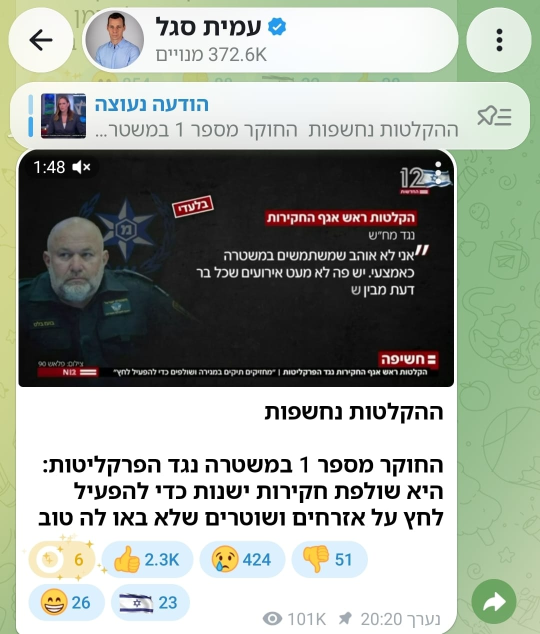
#> input picture content-kit/hatzionut-hadatit/2026-11-post-recordings-legal-system/source-screenshot.jpg, 1080 x 1268 px, found by its file name (shown at 1/2 size)
$ python make.py
#> lines starting #> are read from the running program, lines starting #| are printed output that depends on the picture; after the words box and inside, x2 and y2 are one past the last pixel; in counts of white or black regions, pixels touching at a corner belong together
"""Smotrich IG post (4:5), no party logo: the N12 frame (cropped from the screenshot, no Telegram UI) + his closing line. Full text goes in the caption."""
import os, glob, math
from PIL import Image, ImageDraw, ImageFont, ImageFilter
HERE = os.path.dirname(os.path.abspath(__file__))
FD = '/tmp/claude-0/-home-user-The-tur/1a5819ee-0cc0-5045-b086-4a8a80216453/scratchpad/fonts/'
KB = HERE + '/../../fonts/HaimClassicv2FM-Bold.ttf'
W, H = 1080, 1350; DEEP, TEAL, LT, PALE, MIST = (43, 81, 85), (80, 146, 153), (105, 180, 189), (173, 213, 217), (234, 242, 243)
def F(p, s): return ImageFont.truetype(p, s, layout_engine=ImageFont.Layout.RAQM)
bg = Image.new('RGB', (W, H), DEEP); px = bg.load()
#> after `bg = Image.new('RGB', (W, H), DEEP)`:
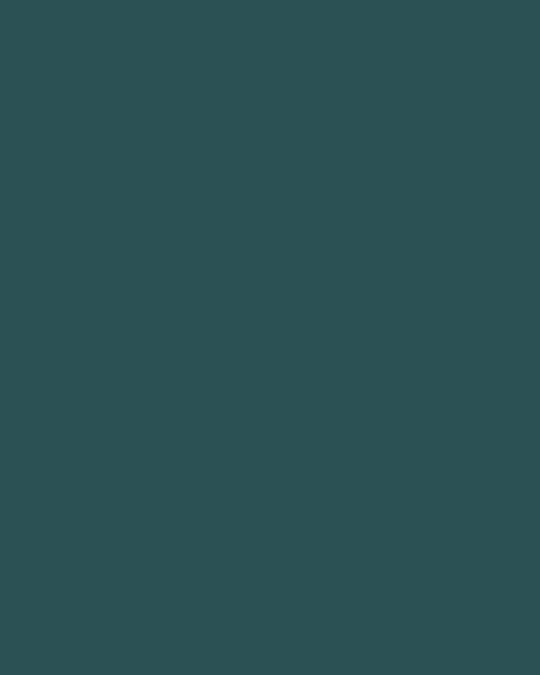
#> bg: PIL image 1080x1350 RGB (shown at 1/2 size); mean R, G, B 43, 81, 85
for y in range(H):
    for x in range(W):
        g = max(0, 1 - math.hypot((x - 800) / 900, (y - 300) / 900)); v = 1 - .35 * (y / H) ** 2
        px[x, y] = tuple(int((DEEP[i] + (TEAL[i] - DEEP[i]) * g * .9) * v) for i in range(3))
im = bg.convert('RGBA'); d = ImageDraw.Draw(im)
full = Image.open(HERE + '/source-screenshot.jpg').convert('RGB')
#> full is the input picture: PIL image 1080x1268 RGB; mean R, G, B 157.9, 164.5, 154.3
# keep the Telegram look so it's clear this was posted on Amit Segal's channel: channel header + the post (video frame + text);
# drop the unrelated pinned-message bar and the reactions/views row
hdr = full.crop((0, 0, full.width, 150)); post = full.crop((0, 300, full.width, 1062))
#> after `hdr = full.crop((0, 0, full.width, 150))`:
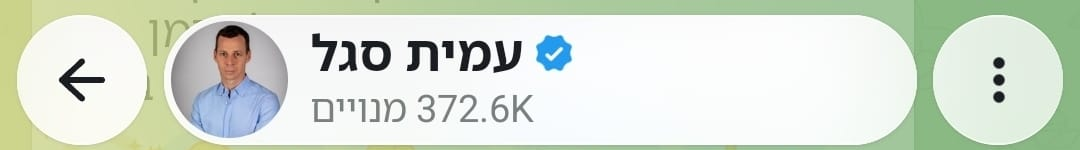
#> hdr: PIL image 1080x150 RGB; mean R, G, B 214.8, 224.1, 210.4
#> after `post = full.crop((0, 300, full.width, 1062))`:
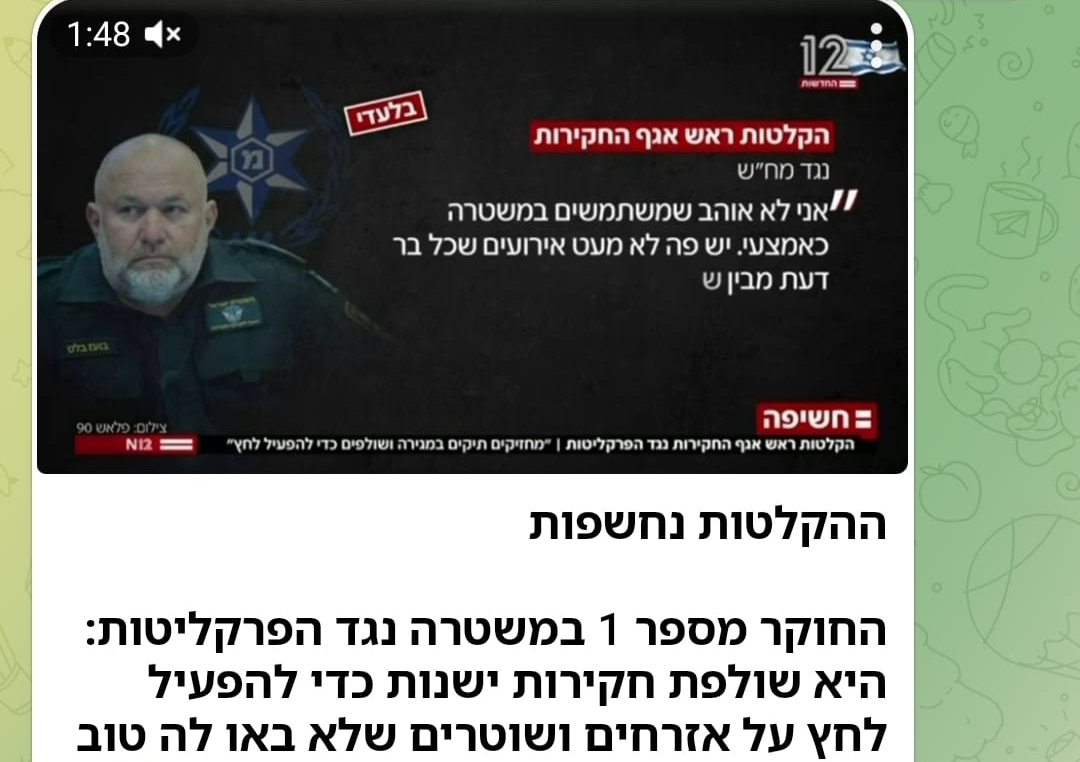
#> post: PIL image 1080x762 RGB; mean R, G, B 117.6, 122.9, 113.5
src = Image.new('RGB', (full.width, hdr.height + post.height), (0, 0, 0)); src.paste(hdr, (0, 0)); src.paste(post, (0, hdr.height))
#> after `src = Image.new('RGB', (full.width, hdr.height + post.height), (0, 0, `: src: PIL image 1080x912 RGB; every value is 0
#> after `src.paste(hdr, (0, 0))`:
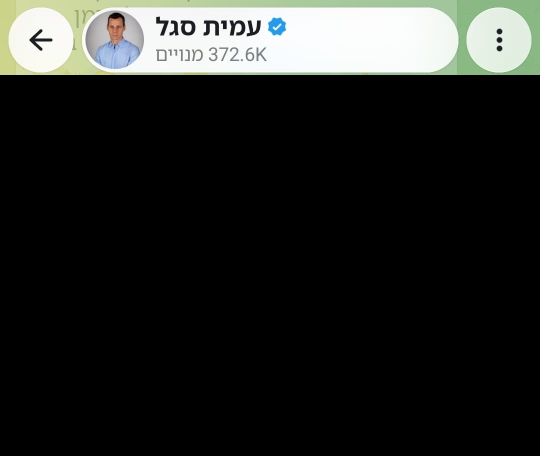
#> src: PIL image 1080x912 RGB (shown at 1/2 size); mean R, G, B 35.3, 36.9, 34.6
cw = 880; card = src.resize((cw, int(cw * src.height / src.width)), Image.LANCZOS)
#> after `card = src.resize((cw, int(cw * src.height / src.width)), Image.LANCZO`:
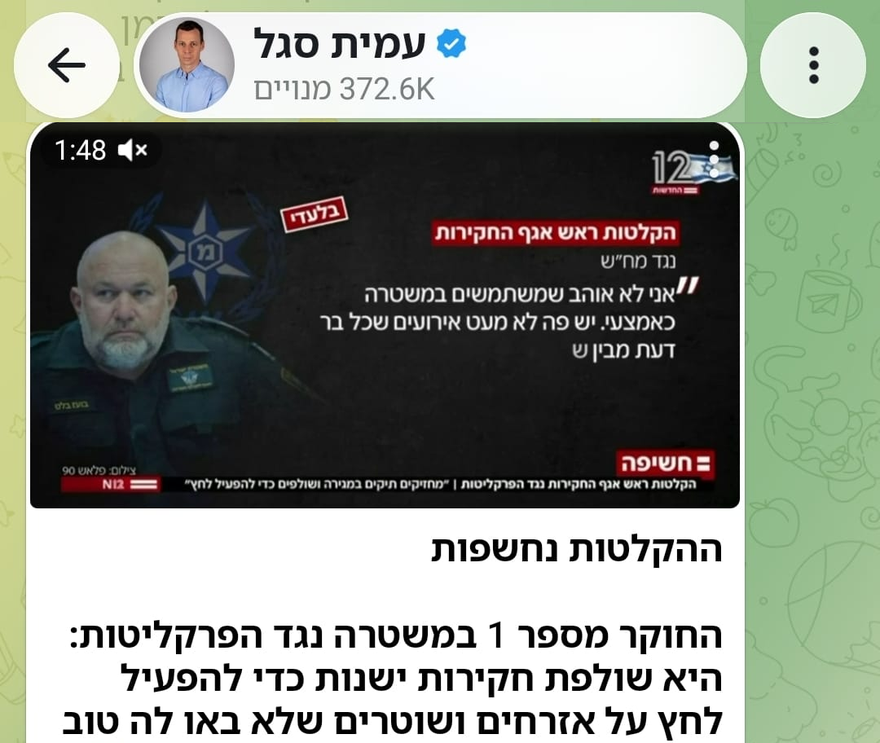
#> card: PIL image 880x743 RGB; mean R, G, B 133.6, 139.5, 129.4
m = Image.new('L', card.size, 0); ImageDraw.Draw(m).rounded_rectangle((0, 0, card.width - 1, card.height - 1), 30, fill=255)
#> after `m = Image.new('L', card.size, 0)`: m: PIL image 880x743 L; every value is 0
#> after `ImageDraw.Draw(m).rounded_rectangle((0, 0, card.width - 1, card.height`:
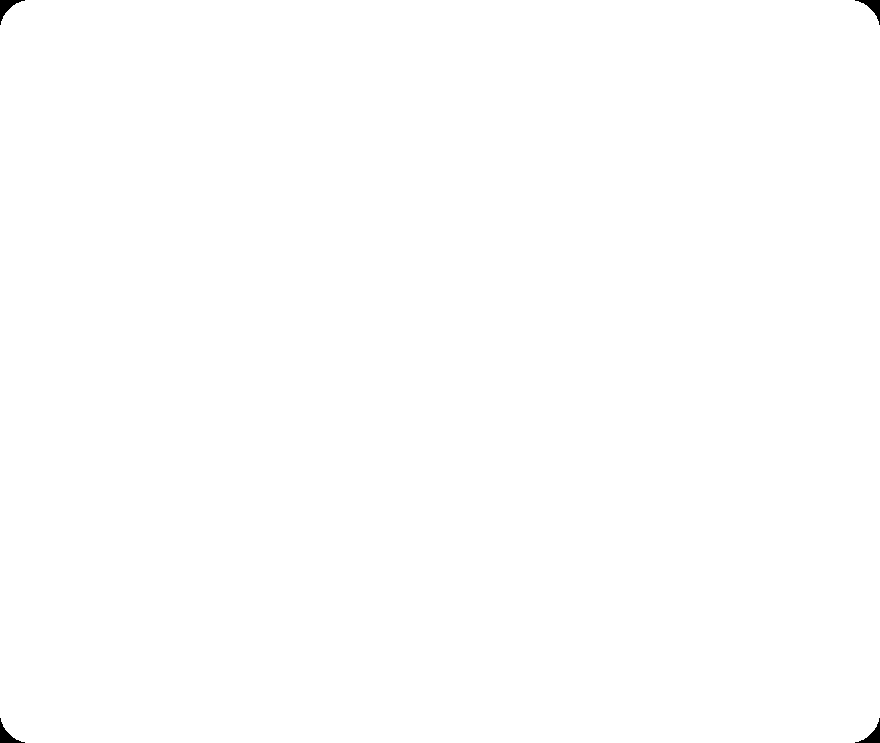
#> m: PIL image 880x743 L; 99.9% white; 4 black regions, box (x1, y1, x2, y2) and area: (0, 0, 25, 25) 203, (855, 0, 880, 25) 203, (0, 718, 25, 743) 203, (855, 718, 880, 743) 203
sh = Image.new('L', (card.width + 80, card.height + 80), 0); sh.paste(m, (40, 52)); sh = sh.filter(ImageFilter.GaussianBlur(18))
#> after `sh = Image.new('L', (card.width + 80, card.height + 80), 0)`: sh: PIL image 960x823 L; every value is 0
#> after `sh.paste(m, (40, 52))`: sh: PIL image 960x823 L; 82.7% white; 1 black region, box (x1, y1, x2, y2) and area: (0, 0, 960, 823) 137052
TOP = 60; X0 = (W - cw) // 2; im.paste((0, 0, 0, 120), (X0 - 40, TOP - 40), sh); im.paste(card, (X0, TOP), m)
d.text((X0 + cw - 6, TOP + card.height + 16), 'פורסם בערוץ הטלגרם של עמית סגל', font=F(FD + 'Rubik-700.ttf', 32), fill=PALE, anchor='ra', direction='rtl')
R = W - 90; y = TOP + card.height + 85
#> after `y = TOP + card.height + 85`: y = 888
d.rectangle((R - 6, y + 6, R, y + 196), fill=LT)
fk = F(KB, 70)
for i, l in enumerate(['חייבים לתקן את', 'מערכת המשפט הישראלית.']):
    d.text((R - 30, y + 8 + i * 84), l, font=fk, fill=(255, 255, 255), anchor='ra', direction='rtl')
y2 = y + 2 * 84 + 44; f2 = F(KB, 64); t = 'פשוט חייבים. זה בנפשנו.'; tw = d.textlength(t, font=f2, direction='rtl')
#> after `y2 = y + 2 * 84 + 44`: y2 = 1100
#> after `tw = d.textlength(t, font=f2, direction='rtl')`: tw = 665.2
d.rounded_rectangle((R - tw - 56, y2 - 4, R + 6, y2 + 86), 14, fill=LT); d.text((R - 26, y2 + 4), t, font=f2, fill=DEEP, anchor='ra', direction='rtl')
im.convert('RGB').save(HERE + '/post.jpg', quality=95); print(y2 + 138)
#> after `im.convert('RGB').save(HERE + '/post.jpg', quality=95)`:
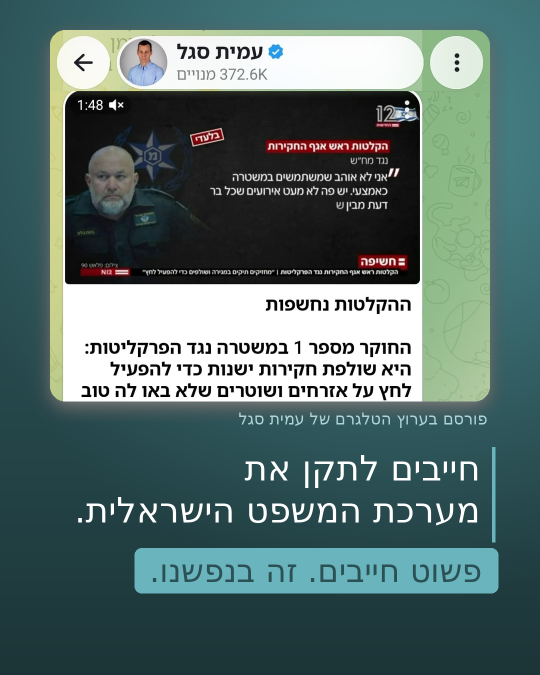
#> im: PIL image 1080x1350 RGBA (shown at 1/2 size); mean R, G, B, A 86.7, 109.9, 107.5, 252.7; transparent parts drawn white
#| 1238
